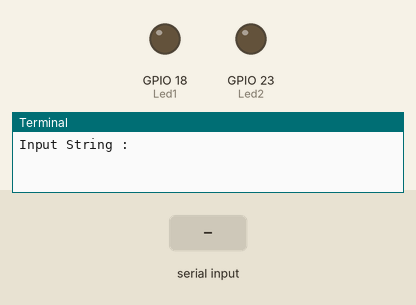
Simulated run of this program. Board: Raspberry Pi (BCM pin numbers). Parts: output pins drawn as LEDs (lit = HIGH), the last lines printed to the terminal. Dashed ring = blinking. Inputs (shaded band) come from the test bench. The interpreter's speed is modelled, so counts of loop turns are approximate.

Above: at 1.2 s.
1.3 s: "1" typed at the terminal, then Enter
At 1.4 s:
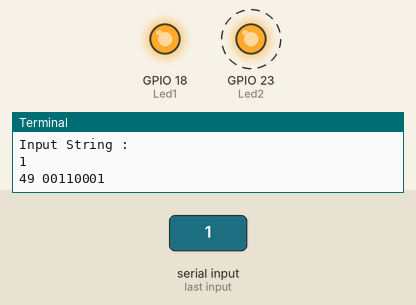
4.3 s: "0" typed at the terminal, then Enter
At 7.0 s:
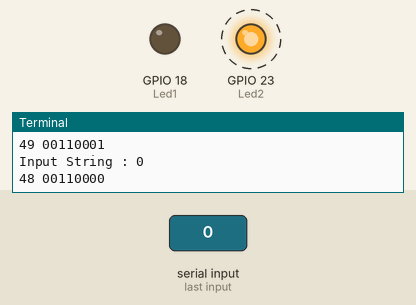
7.3 s: "2" typed at the terminal, then Enter
At 11.2 s:
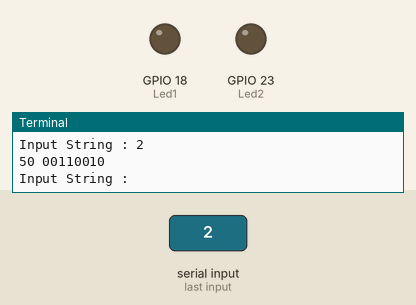
Timing chart, 0 to 12.7 s (numbered marks = the images above; inputs shaded):
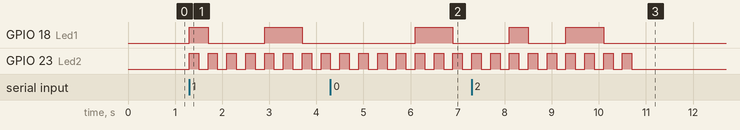

Measured:
- after the input at 1.3 s, GPIO 18 (Led1): LOW → HIGH at once, → LOW 0.40 s later, → HIGH 1.2 s later, → LOW 0.80 s later; GPIO 23 (Led2): alternates HIGH for 0.20 s and LOW for 0.20 s, starting at once
- after the input at 4.3 s, GPIO 18 (Led1): LOW → HIGH after 1.8 s, → LOW 0.80 s later
- after the input at 7.3 s, GPIO 18 (Led1): LOW → HIGH after 0.80 s, → LOW 0.40 s later, → HIGH 0.80 s later, → LOW 0.80 s later

The program:

p108_BitStream1.py
```python
import RPi.GPIO as IoPort
import time

def getbinary(dgt):
    bstr1 = bin(dgt)
    bstr2 = ''
    for i in range(2, len(bstr1)):
        bstr2 += bstr1[i]
    while len(bstr2) < 8:
        bstr2 = '0' + bstr2
    return bstr2

Led1 = 18
Led2 = 23
IoPort.setmode(IoPort.BCM)
IoPort.setup(Led1, IoPort.OUT)
IoPort.setup(Led2, IoPort.OUT)

while True:
    Rcv = input('Input String : ')
    for ch in Rcv:
        ival = ord(ch)
        bstr = getbinary(ival)
        print(ival, bstr)
        for i in range(0, 8):
            bt = bstr[7 - i]
            if bt == '1':
                IoPort.output(Led1, True)
            else:
                IoPort.output(Led1, False)
            IoPort.output(Led2, True)
            time.sleep(0.2)
            IoPort.output(Led2, False)
            time.sleep(0.2)
```
